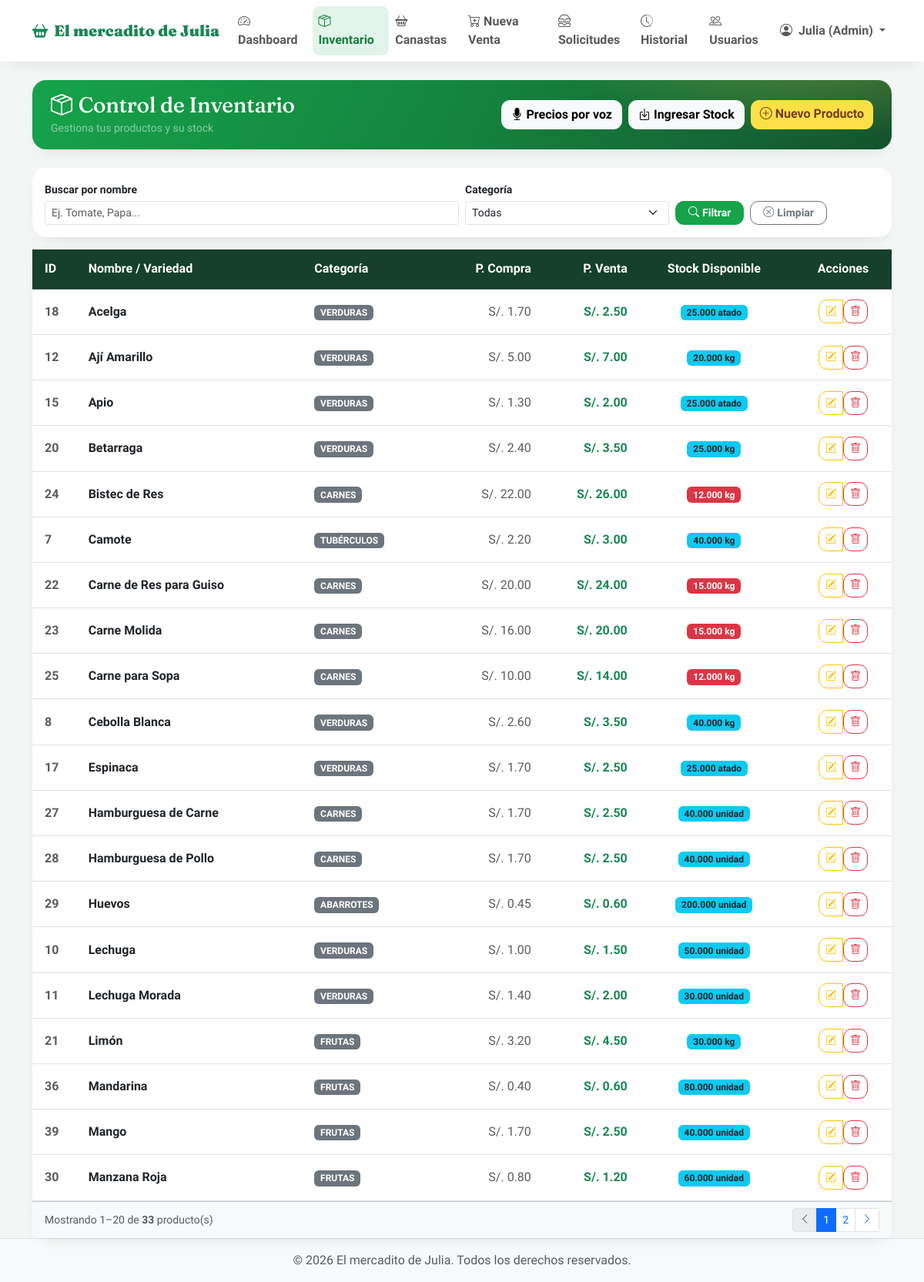
The app's page /modulos/productos/index.php (signed in) with its own data.
### tables this page shows
CREATE TABLE `productos` (
  `id` int(11) NOT NULL AUTO_INCREMENT,
  `nombre` varchar(100) NOT NULL,
  `categoria` varchar(50) NOT NULL,
  `precio_compra` decimal(10,2) NOT NULL,
  `precio_venta` decimal(10,2) NOT NULL,
  `stock` decimal(10,3) NOT NULL DEFAULT 0.000,
  `unidad_medida` varchar(20) NOT NULL,
  `actualizado_en` timestamp NOT NULL DEFAULT current_timestamp() ON UPDATE current_timestamp(),
  PRIMARY KEY (`id`)
);

### modulos/productos/index.php (the view, shortened to what this page needs)
<?php
require_once '../../config/conexion.php';
$busqueda  = trim($_GET['q'] ?? '');
$where = "WHERE 1=1";
$params = [];
$por_pagina = 20;
$pagina_actual = isset($_GET['pagina']) && is_numeric($_GET['pagina']) ? max(1, (int)$_GET['pagina']) : 1;
$offset = ($pagina_actual - 1) * $por_pagina;
try {
    $stmtCount = $pdo->prepare("SELECT COUNT(*) FROM productos $where");
    $stmtCount->execute($params);
    $total_registros = (int)$stmtCount->fetchColumn();
    $total_paginas = max(1, (int)ceil($total_registros / $por_pagina));
    $sql = "SELECT * FROM productos $where ORDER BY nombre ASC LIMIT :limit OFFSET :offset";
    $stmt = $pdo->prepare($sql);
    $stmt->bindValue(':limit', $por_pagina, PDO::PARAM_INT);
    $stmt->bindValue(':offset', $offset, PDO::PARAM_INT);
    $stmt->execute();
    $productos = $stmt->fetchAll();
} catch (\PDOException $e) {
    morir_con_error('productos.listar', $e);
}
function url_pagina_prod(int $pagina): string {
    $q = $_GET;
    $q['pagina'] = $pagina;
    return '?' . http_build_query($q);
}
require_once '../../includes/header.php';
?>
<?php panel_header('Control de Inventario', 'bi-box-seam', 'Gestiona tus productos y su stock',
    '<a href="precios_voz.php" class="btn btn-light fw-semibold"><i class="bi bi-mic-fill me-1"></i>Precios por voz</a>'
  . '<a href="../inventario/entrada.php" class="btn btn-light fw-semibold"><i class="bi bi-box-arrow-in-down me-1"></i>Ingresar Stock</a>'
  . '<a href="crear.php" class="btn fw-semibold" style="background:#fde047;color:#713f12;border:none;"><i class="bi bi-plus-circle me-1"></i>Nuevo Producto</a>'
); ?>
<div class="card border-0 shadow-sm mb-3">
    <div class="card-body py-3">
        <form method="GET" action="index.php" class="row g-2 align-items-end">
            <div class="col-md-6">
                <label class="form-label fw-semibold mb-1 small">Buscar por nombre</label>
                <input type="text" name="q" class="form-control form-control-sm"
                       placeholder="Ej. Tomate, Papa..." value="<?= htmlspecialchars($busqueda); ?>">
            </div>
            <div class="col-md-3">
                <label class="form-label fw-semibold mb-1 small">Categoría</label>
                <select name="categoria" class="form-select form-select-sm">
                    <option value="">Todas</option>
                </select>
            </div>
            <div class="col-md-3 d-flex gap-2">
                <button type="submit" class="btn btn-success btn-sm px-3">
                    <i class="bi bi-search me-1"></i>Filtrar
                </button>
                <a href="index.php" class="btn btn-outline-secondary btn-sm px-3">
                    <i class="bi bi-x-circle me-1"></i>Limpiar
                </a>
            </div>
        </form>
    </div>
</div>
<div class="card shadow-sm border-0">
    <div class="card-body p-0">
        <div class="table-responsive">
            <table class="table table-hover align-middle mb-0">
                <thead class="table-dark">
                    <tr>
                        <th class="ps-3">ID</th>
                        <th>Nombre / Variedad</th>
                        <th>Categoría</th>
                        <th class="text-end">P. Compra</th>
                        <th class="text-end">P. Venta</th>
                        <th class="text-center">Stock Disponible</th>
                        <th class="text-center">Acciones</th>
                    </tr>
                </thead>
                <tbody>
                    <?php if (count($productos) > 0): ?>
                        <?php foreach ($productos as $producto): ?>
                            <tr>
                                <td class="fw-bold ps-3 text-muted"><?= $producto['id']; ?></td>
                                <td>
                                    <span class="fw-bold text-dark"><?= htmlspecialchars($producto['nombre']); ?></span>
                                </td>
                                <td>
                                    <span class="badge bg-secondary text-uppercase" style="font-size: 0.75rem;">
                                        <?= htmlspecialchars($producto['categoria']); ?>
                                    </span>
                                </td>
                                <td class="text-end text-muted">S/. <?= number_format($producto['precio_compra'], 2); ?></td>
                                <td class="text-end fw-bold text-success">S/. <?= number_format($producto['precio_venta'], 2); ?></td>
                                <td class="text-center">
                                    <?php if ($producto['stock'] <= 15): ?>
                                        <span class="badge bg-danger">
                                            <?= number_format($producto['stock'], 3); ?> <?= $producto['unidad_medida']; ?>
                                        </span>
                                    <?php else: ?>
                                        <span class="badge bg-info text-dark">
                                            <?= number_format($producto['stock'], 3); ?> <?= $producto['unidad_medida']; ?>
                                        </span>
                                    <?php endif; ?>
                                </td>
                                <td class="text-center">
                                    <div class="btn-group" role="group">
                                        <a href="editar.php?id=<?= $producto['id']; ?>" class="btn btn-sm btn-outline-warning" title="Editar">
                                            <i class="bi bi-pencil-square"></i>
                                        </a>
                                        <form method="POST" action="eliminar.php" class="d-inline"
                                              data-confirm="¿Seguro que deseas eliminar «<?= htmlspecialchars($producto['nombre'], ENT_QUOTES); ?>»?"
                                              data-confirm-btn="Sí, eliminar">
                                            <button type="submit" class="btn btn-sm btn-outline-danger" title="Eliminar">
                                                <i class="bi bi-trash"></i>
                                            </button>
                                        </form>
                                    </div>
                                </td>
                            </tr>
                        <?php endforeach; ?>
                    <?php endif; ?>
                </tbody>
            </table>
        </div>
    </div>
    <?php if ($total_registros > 0): ?>
    <div class="card-footer bg-light d-flex justify-content-between align-items-center py-2 flex-wrap gap-2">
        <small class="text-muted">
            Mostrando <?= min($offset + 1, $total_registros); ?>–<?= min($offset + $por_pagina, $total_registros); ?>
            de <strong><?= $total_registros; ?></strong> producto(s)
        </small>
        <?php if ($total_paginas > 1): ?>
        <nav>
            <ul class="pagination pagination-sm mb-0">
                <li class="page-item <?= $pagina_actual <= 1 ? 'disabled' : ''; ?>">
                    <a class="page-link" href="<?= url_pagina_prod($pagina_actual - 1); ?>"><i class="bi bi-chevron-left"></i></a>
                </li>
                <?php for ($p = 1; $p <= $total_paginas; $p++): ?>
                    <?php if ($p === 1 || $p === $total_paginas || abs($p - $pagina_actual) <= 2): ?>
                        <li class="page-item <?= $p === $pagina_actual ? 'active' : ''; ?>">
                            <a class="page-link" href="<?= url_pagina_prod($p); ?>"><?= $p; ?></a>
                        </li>
                    <?php elseif (abs($p - $pagina_actual) === 3): ?>
                        <li class="page-item disabled"><span class="page-link">…</span></li>
                    <?php endif; ?>
                <?php endfor; ?>
                <li class="page-item <?= $pagina_actual >= $total_paginas ? 'disabled' : ''; ?>">
                    <a class="page-link" href="<?= url_pagina_prod($pagina_actual + 1); ?>"><i class="bi bi-chevron-right"></i></a>
                </li>
            </ul>
        </nav>
        <?php endif; ?>
    </div>
    <?php endif; ?>
</div>
<?php require_once '../../includes/footer.php'; ?>

### includes/header.php (shortened to what this page needs)
<?php
$uri_actual = $_SERVER['REQUEST_URI'];
function nav_active(string $segmento): string {
    global $uri_actual;
    return str_contains($uri_actual, $segmento) ? 'active" aria-current="page' : '';
}
function panel_header(string $titulo, string $icono = 'bi-grid-1x2', string $subtitulo = '', string $acciones = ''): void {
    echo '<div class="card border-0 shadow-sm mb-4 text-white overflow-hidden" '
       . 'style="background:radial-gradient(600px 200px at 92% -50%, rgba(253,224,71,.28), transparent 60%), '
       . 'linear-gradient(120deg,#16a34a 0%,#15803d 55%,#14532d 100%);">';
    echo '<div class="card-body d-flex flex-wrap justify-content-between align-items-center gap-3 py-3 px-4">';
    echo '<div><h2 class="text-white mb-0 h3"><i class="bi ' . htmlspecialchars($icono) . ' me-2"></i>'
       . htmlspecialchars($titulo) . '</h2>';
    if ($subtitulo !== '') {
        echo '<small class="text-white-50">' . htmlspecialchars($subtitulo) . '</small>';
    }
    echo '</div>';
    if ($acciones !== '') {
        echo '<div class="d-flex gap-2 flex-wrap">' . $acciones . '</div>';
    }
    echo '</div></div>';
}
?>
<!DOCTYPE html>
<html lang="es">
<head>
    <link href="https://cdn.jsdelivr.net/npm/bootstrap@5.3.3/dist/css/bootstrap.min.css" rel="stylesheet">
    <link href="https://cdn.jsdelivr.net/npm/bootstrap-icons@1.11.3/font/bootstrap-icons.min.css" rel="stylesheet">
</head>
<body>
<nav class="navbar navbar-expand-lg navbar-light bg-white shadow-sm mb-4 sticky-top">
    <div class="container">
        <a class="navbar-brand fw-bold text-success" href="<?= BASE_URL ?>/modulos/dashboard/index.php">
            <i class="bi bi-basket2-fill me-2"></i>El mercadito de Julia
        </a>
        <div class="collapse navbar-collapse" id="navbarNav">
            <ul class="navbar-nav me-auto mb-2 mb-lg-0">
                <li class="nav-item">
                    <a class="nav-link <?= nav_active('dashboard'); ?>" href="<?= BASE_URL ?>/modulos/dashboard/index.php">
                        <i class="bi bi-speedometer2 me-1"></i>Dashboard
                    </a>
                </li>
                <li class="nav-item">
                    <a class="nav-link <?= nav_active('productos'); ?>" href="<?= BASE_URL ?>/modulos/productos/index.php">
                        <i class="bi bi-box-seam me-1"></i>Inventario
                    </a>
                </li>
                <li class="nav-item">
                    <a class="nav-link <?= nav_active('canastas'); ?>" href="<?= BASE_URL ?>/modulos/canastas/index.php">
                        <i class="bi bi-basket2 me-1"></i>Canastas
                    </a>
                </li>
                <li class="nav-item">
                    <a class="nav-link <?= nav_active('nueva_venta'); ?>" href="<?= BASE_URL ?>/modulos/ventas/nueva_venta.php">
                        <i class="bi bi-cart-plus me-1"></i>Nueva Venta
                    </a>
                </li>
                <li class="nav-item">
                    <a class="nav-link <?= nav_active('solicitudes'); ?>" href="<?= BASE_URL ?>/modulos/solicitudes/index.php">
                        <i class="bi bi-inboxes me-1"></i>Solicitudes
                    </a>
                </li>
                <li class="nav-item">
                    <a class="nav-link <?= nav_active('historial'); ?>" href="<?= BASE_URL ?>/modulos/ventas/historial.php">
                        <i class="bi bi-clock-history me-1"></i>Historial
                    </a>
                </li>
                <?php if (($_SESSION['usuario_rol'] ?? '') === 'admin'): ?>
                <li class="nav-item">
                    <a class="nav-link <?= nav_active('usuarios'); ?>" href="<?= BASE_URL ?>/modulos/usuarios/index.php">
                        <i class="bi bi-people me-1"></i>Usuarios
                    </a>
                </li>
                <?php endif; ?>
            </ul>
            <ul class="navbar-nav mb-2 mb-lg-0">
                <?php if (isset($_SESSION['usuario_nombre'])): ?>
                    <li class="nav-item dropdown">
                        <a class="nav-link dropdown-toggle" href="#" id="navbarDropdown" role="button"
                           data-bs-toggle="dropdown" aria-expanded="false">
                            <i class="bi bi-person-circle me-1"></i>
                            <?= htmlspecialchars($_SESSION['usuario_nombre']); ?>
                        </a>
                    </li>
                <?php endif; ?>
            </ul>
        </div>
    </div>
</nav>
<div class="container mt-2">

### includes/footer.php (shortened to what this page needs)
</div>
<footer class="footer mt-auto py-3 bg-light border-top">
    <div class="container text-center">
        <span class="text-muted">&copy; <?= date("Y"); ?> El mercadito de Julia. Todos los derechos reservados.</span>
    </div>
</footer>
<div class="toast-container position-fixed bottom-0 end-0 p-3" style="z-index: 1100;" id="toast-container"></div>
</body>
</html>

### includes/header.php (style rules this page uses)
:root { --jv-green:#16a34a; --jv-green-d:#15803d; --jv-ink:#1f2937; --jv-bg:#f3f6f4; }
body { font-family:'Plus Jakarta Sans',system-ui,sans-serif; background:var(--jv-bg) !important; color:var(--jv-ink); }
h1,h2,h3,h4,h5,.display-font { font-family:'Fraunces',Georgia,serif; letter-spacing:-.3px; }
.navbar-brand { font-family:'Fraunces',serif; font-weight:900 !important; font-size:1.25rem; }
.navbar.sticky-top { backdrop-filter:saturate(1.1); }
.navbar .nav-link { font-weight:600; border-radius:9px; padding-left:.8rem; padding-right:.8rem; transition:all .15s ease; }
.navbar .nav-link.active { background:rgba(22,163,74,.12); color:var(--jv-green-d) !important; font-weight:700; }
.card { border:none; border-radius:18px; }
.shadow-sm { box-shadow:0 8px 22px -14px rgba(16,40,30,.22) !important; }
.btn { border-radius:11px; font-weight:600; }
.btn-success { background:var(--jv-green); border-color:var(--jv-green); }
.table-dark { --bs-table-bg:#15402c; }
.table > :not(caption) > * > * { padding-top:.85rem; padding-bottom:.85rem; }

### records on screen
productos: id "18", nombre "Acelga", categoria "VERDURAS", precio_compra "1.70", precio_venta "2.50", stock "25.000", unidad_medida "atado"
productos: id "12", nombre "Ají Amarillo", categoria "VERDURAS", precio_compra "5.00", precio_venta "7.00", stock "20.000", unidad_medida "kg"
productos: id "15", nombre "Apio", categoria "VERDURAS", precio_compra "1.30", precio_venta "2.00", stock "25.000", unidad_medida "atado"
productos: id "20", nombre "Betarraga", categoria "VERDURAS", precio_compra "2.40", precio_venta "3.50", stock "25.000", unidad_medida "kg"
productos: id "24", nombre "Bistec de Res", categoria "CARNES", precio_compra "22.00", precio_venta "26.00", stock "12.000", unidad_medida "kg"
productos: id "7", nombre "Camote", categoria "TUBÉRCULOS", precio_compra "2.20", precio_venta "3.00", stock "40.000", unidad_medida "kg"
productos: id "22", nombre "Carne de Res para Guiso", categoria "CARNES", precio_compra "20.00", precio_venta "24.00", stock "15.000", unidad_medida "kg"
productos: id "23", nombre "Carne Molida", categoria "CARNES", precio_compra "16.00", precio_venta "20.00", stock "15.000", unidad_medida "kg"
productos: id "25", nombre "Carne para Sopa", categoria "CARNES", precio_compra "10.00", precio_venta "14.00", stock "12.000", unidad_medida "kg"
productos: id "8", nombre "Cebolla Blanca", categoria "VERDURAS", precio_compra "2.60", precio_venta "3.50", stock "40.000", unidad_medida "kg"
productos: id "17", nombre "Espinaca", categoria "VERDURAS", precio_compra "1.70", precio_venta "2.50", stock "25.000", unidad_medida "atado"
productos: id "27", nombre "Hamburguesa de Carne", categoria "CARNES", precio_compra "1.70", precio_venta "2.50", stock "40.000", unidad_medida "unidad"
productos: id "28", nombre "Hamburguesa de Pollo", categoria "CARNES", precio_compra "1.70", precio_venta "2.50", stock "40.000", unidad_medida "unidad"
productos: id "29", nombre "Huevos", categoria "ABARROTES", precio_compra "0.45", precio_venta "0.60", stock "200.000", unidad_medida "unidad"
productos: id "10", nombre "Lechuga", categoria "VERDURAS", precio_compra "1.00", precio_venta "1.50", stock "50.000", unidad_medida "unidad"
productos: id "11", nombre "Lechuga Morada", categoria "VERDURAS", precio_compra "1.40", precio_venta "2.00", stock "30.000", unidad_medida "unidad"
productos: id "21", nombre "Limón", categoria "FRUTAS", precio_compra "3.20", precio_venta "4.50", stock "30.000", unidad_medida "kg"
productos: id "36", nombre "Mandarina", categoria "FRUTAS", precio_compra "0.40", precio_venta "0.60", stock "80.000", unidad_medida "unidad"
productos: id "39", nombre "Mango", categoria "FRUTAS", precio_compra "1.70", precio_venta "2.50", stock "40.000", unidad_medida "unidad"
productos: id "30", nombre "Manzana Roja", categoria "FRUTAS", precio_compra "0.80", precio_venta "1.20", stock "60.000", unidad_medida "unidad"

### other values on screen
$_SESSION['usuario_nombre'] "Julia (Admin)"
$titulo "Control de Inventario"
$subtitulo "Gestiona tus productos y su stock"
$acciones "Precios por voz Ingresar Stock Nuevo Producto"
min($offset + 1, $total_registros) "1"
min($offset + $por_pagina, $total_registros) "20"
$total_registros "33"
